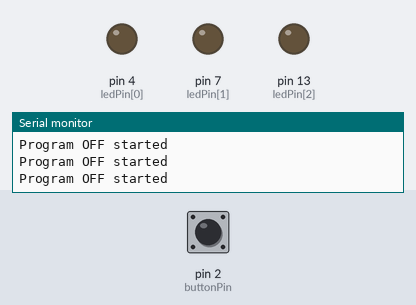
The sketch below on a simulated Arduino Uno, built with avr-gcc and run on an emulated ATmega328P. Parts: output pins drawn as LEDs (lit = HIGH), the last lines printed to the serial monitor. Dashed ring = blinking. Inputs (shaded band) come from the test bench; at power-on: pin 2 (buttonPin) LOW.

Above: at 1.2 s.
1.3 s: pin 2 (buttonPin) pulled HIGH for 0.15 s
At 1.8 s:
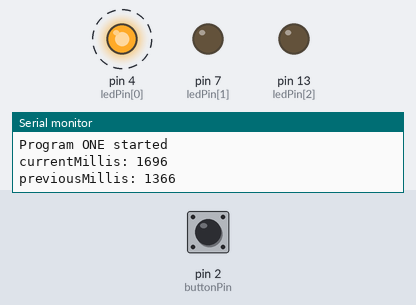
4.4 s: pin 2 (buttonPin) pulled HIGH for 1 s
At 5.5 s:
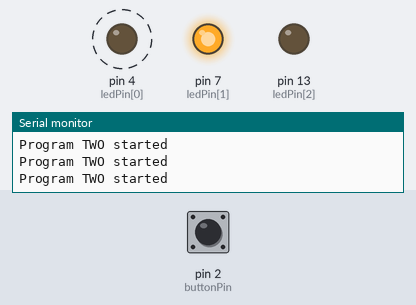
6.9 s: pin 2 (buttonPin) pulled HIGH for 0.15 s
At 7.3 s:
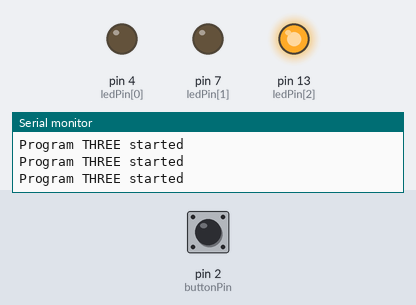
8.5 s: pin 2 (buttonPin) pulled HIGH for 3.2 s
At 9.3 s:
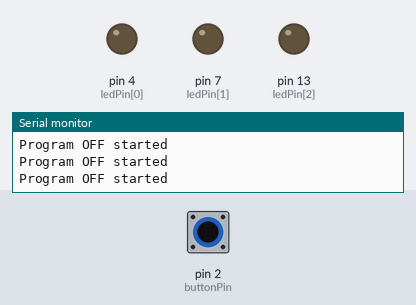
13.2 s: pin 2 (buttonPin) pulsed HIGH 5 times (0.12 s each, 0.3 s apart)
At 13.7 s:
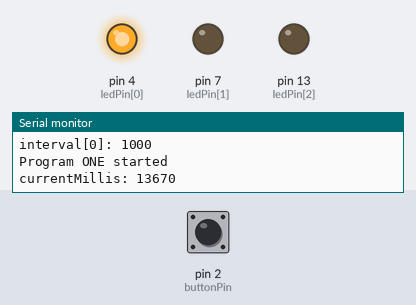
17.7 s: pin 2 (buttonPin) driven HIGH
At 18.6 s:
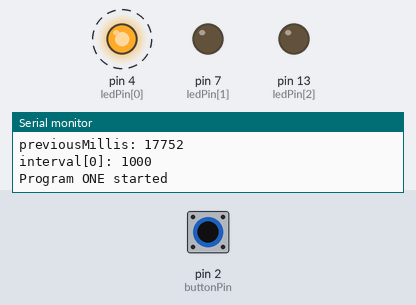
Timing chart, 0 to 21.7 s (numbered marks = the images above; inputs shaded):
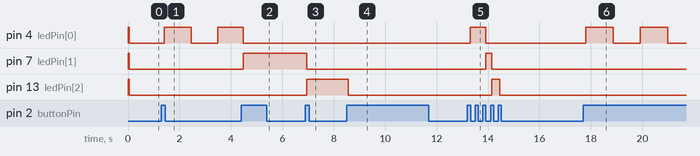

The sketch:

drumminhands_debounce_multiple.ino
```cpp
/*
  Modified by combining these tutorials
    Blink without Delay  http://www.arduino.cc/en/Tutorial/BlinkWithoutDelay
    State change detection (edge detection) http://arduino.cc/en/Tutorial/ButtonStateChange
    http://www.arduino.cc/en/Tutorial/Debounce
 */

// constants won't change. They're used here to
// set pin numbers:
const int buttonPin = 2;    // the number of the pushbutton pin
const int ledPin[] = {4,7,13};      // the number of the LED pin
const int totalPins = 3; //how many LED's are in the chain

// Variables will change:
int ledState[] = {HIGH,HIGH,HIGH};         // the current state of the output pin
int buttonState;             // the current reading from the input pin
int lastButtonState = LOW;   // the previous reading from the input pin

// the following variables are long's because the time, measured in miliseconds,
// will quickly become a bigger number than can be stored in an int.
long lastDebounceTime = 0;  // the last time the output pin was toggled
long debounceDelay = 50;    // the debounce time; increase if the output flickers

// variables for keeping track of programs
int programState = 0;         // current program seleted -- buttonpresses rotate between programs
int numOfPrograms = 3;        // how many programs are there total, not including the off state

unsigned long currentMillis = 0;  //for programs
long previousMillis = 0;        // will store last time LED was updated
long interval[] = {1000, 500, 250}; // interval at which to blink (milliseconds)

void setup() {
  pinMode(buttonPin, INPUT);

  // set initial LED state
  for (int i = 0; i < numOfPrograms; i++) {
    pinMode(ledPin[i], OUTPUT);
    digitalWrite(ledPin[i], ledState[i]);
  }

  Serial.begin(9600);
}

void loop() {
  // read the state of the switch into a local variable:
  int reading = digitalRead(buttonPin);

  // check to see if you just pressed the button
  // (i.e. the input went from LOW to HIGH),  and you've waited
  // long enough since the last press to ignore any noise:

  // If the switch changed, due to noise or pressing:
  if (reading != lastButtonState) {
    // reset the debouncing timer
    lastDebounceTime = millis();
  }

  if ((millis() - lastDebounceTime) > debounceDelay) {
    // whatever the reading is at, it's been there for longer
    // than the debounce delay, so take it as the actual current state:

    // if the button state has changed:
    if (reading != buttonState) {
      buttonState = reading;

      // only toggle the LED if the new button state is HIGH
      if (buttonState == HIGH) {
        Serial.println("ProgramState: " + String(programState));
        //change the program
        programState = (programState + 1) % (numOfPrograms + 1); //include numOfPrograms + 1, since there is an off state program not included in the number of programs
      }
    }
    //run the chosen program
    switch (programState) {
      case 0:
        programOff();
        break;
      case 1:
        programOne();
        break;
      case 2:
        programTwo();
        break;
      case 3:
        programThree();
        break;
      default:
        // if nothing else matches, do the default
       programOff();
    }
  }

  // save the reading.  Next time through the loop,
  // it'll be the lastButtonState:
  lastButtonState = reading;
}


void programOff(){
  Serial.println( "Program OFF started");

  // turn everything off
  for (int i = 0; i < numOfPrograms; i++) {
    ledState[i] = LOW; //set the state
  }

  // set the LEDs
  for (int i = 0; i < totalPins; i++) {
    digitalWrite(ledPin[i], ledState[i]);
  }
}

void programOne(){
  Serial.println( "Program ONE started");

  currentMillis = millis();
  Serial.println("currentMillis: " + String(currentMillis));
  Serial.println("previousMillis: " + String(previousMillis));
  Serial.println("interval[0]: " + String(interval[0]));

  if(currentMillis - previousMillis > interval[0]) {
    // save the last time you blinked the LED
    previousMillis = currentMillis;

    // if the LED is off turn it on and vice-versa:
    if (ledState[0] == LOW)
      ledState[0] = HIGH;
    else
      ledState[0] = LOW;

    // set the LED with the ledState of the variable:
    digitalWrite(ledPin[0], ledState[0]);
  }
}

void programTwo(){
  Serial.println( "Program TWO started");

  // turn everything off
  for (int i = 0; i < numOfPrograms; i++) {
    ledState[i] = LOW; //set the state
  }

  //set the pin high
  ledState[1] = HIGH;

  // set the LEDs
  for (int i = 0; i < totalPins; i++) {
    digitalWrite(ledPin[i], ledState[i]);
  }
}

void programThree(){
  Serial.println( "Program THREE started");

  // turn everything off
  for (int i = 0; i < numOfPrograms; i++) {
    ledState[i] = LOW; //set the state
  }

  //set the pin high
  ledState[2] = HIGH;

  // set the LEDs
  for (int i = 0; i < totalPins; i++) {
    digitalWrite(ledPin[i], ledState[i]);
  }
}
```

Measured:
- after the input at 1.3 s, pin 4 (ledPin[0]): LOW → HIGH after 0.12 s, → LOW 1.0 s later, → HIGH 1.0 s later
- after the input at 4.4 s, pin 7 (ledPin[1]): LOW → HIGH after 0.09 s
- after the input at 6.9 s, pin 7 (ledPin[1]): HIGH → LOW after 0.05 s; pin 13 (ledPin[2]): LOW → HIGH after 0.05 s
- after the input at 8.5 s, pin 13 (ledPin[2]): HIGH → LOW after 0.07 s
- after the input at 13.2 s, pin 4 (ledPin[0]): LOW → HIGH after 0.12 s, → LOW 0.60 s later; pin 7 (ledPin[1]): LOW → HIGH after 0.72 s, → LOW 0.24 s later; pin 13 (ledPin[2]): LOW → HIGH after 0.96 s, → LOW 0.31 s later
- after the input at 17.7 s, pin 4 (ledPin[0]): alternates HIGH for 1.1 s and LOW for 1.1 s, starting after 0.11 s
